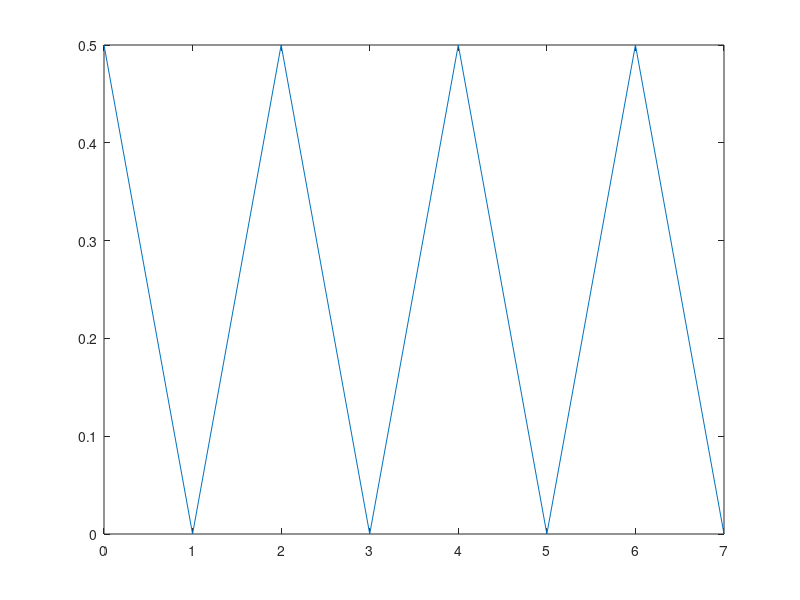

Source code (MATLAB):
clear variables;
close all;
clc;

x = [1,0,0,0,1,0,0,0];

fft_x = fft(x);

gwm_x = (abs(fft(x)).^2) / 8;

plot((0:7), gwm_x);

